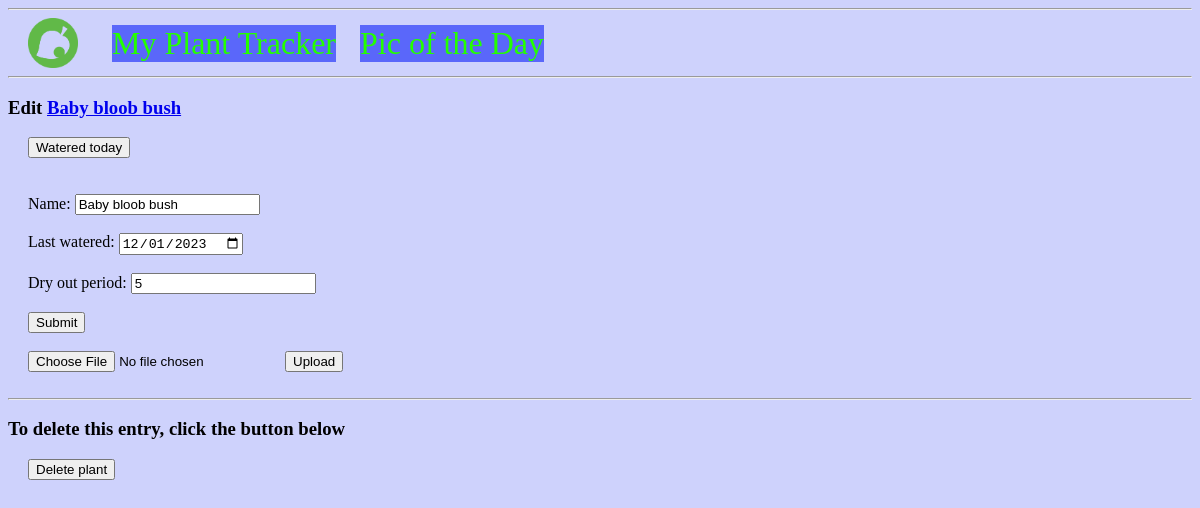
Screenshot of /Baby bloob bush/edit/ with the database file from the repository.
### tables this page shows
CREATE TABLE plants (
	id INTEGER PRIMARY KEY AUTOINCREMENT,
	name TEXT NOT NULL,
	lastWatered DATE NOT NULL,
	dryOut INTEGER NOT NULL
, remaining TINYINT);

### plantFlask.py (the view, shortened to what this page needs)
@app.route('/<string:plantName>/edit/', methods=('GET', 'POST'))
def edit(plantName):
	plant = get_plant(plantName)
	print(plant)
	return render_template('edit.html', plant=plant)

### plantFlask.py (called while the page is built)
def get_db_connection():
	conn = sqlite3.connect('database.db')
	conn.row_factory = sqlite3.Row
	return conn

def get_plant(plantName):
	conn = get_db_connection()
	plant = conn.execute('SELECT * FROM plants WHERE name = ?', (plantName,)).fetchone()
	conn.close()
	return plant

### templates/edit.html
{% extends 'base.html' %}
{% block content %}
	<h3>Edit <a href="{{ url_for('viewPics', plantName=plant['name']) }}">{{ plant['name'] }}</a></h3>
        <form action="{{ url_for('wateredToday', plantName=plant['name']) }}" method="POST", class="edit">
                <input type="submit" value="Watered today"
                        onclick="return confirm('Watered today?')">
	</form>
	<br>
	<form method="post", class="edit", enctype=multipart/form-data>
		<br>
		<label for="name">Name: </label>
		<input type="text" name="name"
			value="{{ request.form['name'] or plant['name'] }}"></input>
		<br>
		<br>
		<label for="lastWatered">Last watered: </label>
		<input type="date" name="lastWatered"
			value="{{ request.form['lastWatered'] or plant['lastWatered'] }}"></input>
		<br>
		<br>
		<label for="dryOut">Dry out period: </label>
		<input type="text" name="dryOut"
			value="{{ request.form['dryOut'] or plant['dryOut'] }}"></input>
		<br>
		<br>
		<button type="submit">Submit</button>
		<br>
		<br>
		<input type=file name=file>
		<input type=submit value=Upload>
	</form>
	<br>
	<hr>
	<h3>To delete this entry, click the button below</h3>
	<form action="{{ url_for('delete', plantName=plant['name']) }}" method="POST", class="edit">
		<input type="submit" value="Delete plant"
			onclick="return confirm('Are you sure you want to delete this plant?')">
	</form>
{% endblock %}

### static/styles.css (style rules this page uses)
body.body { background-color: #CED2FC; }
form.edit { margin-left: 20px; }

### rows the page displays
plants: name "Baby bloob bush", lastWatered "12/01/2023", dryOut "5"
